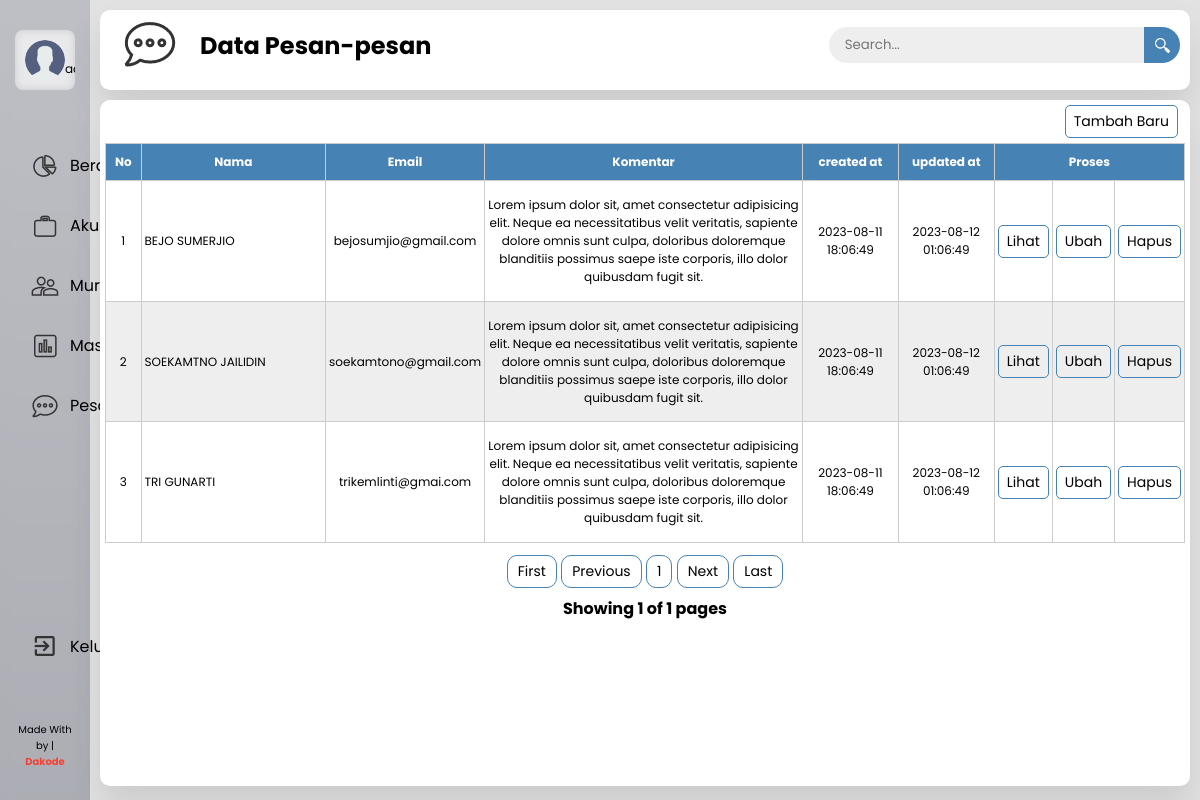
Page /admin/i-message.php (signed in) on the committed database.
### tables this page shows
CREATE TABLE `comments` (
  `id` int(15) NOT NULL,
  `nama` varchar(60) NOT NULL,
  `email` varchar(50) NOT NULL,
  `komentar` varchar(255) NOT NULL,
  `created_at` timestamp NOT NULL DEFAULT current_timestamp(),
  `updated_at` datetime DEFAULT current_timestamp() ON UPDATE current_timestamp()
);

### admin/i-message.php (the view, shortened to what this page needs)
<?php
	if (isset($_SESSION['id']) && isset($_SESSION['nama']) && isset($_SESSION['email']) && isset($_SESSION['username'])) {
?>
<!DOCTYPE html>
<html>
<head>
	<link rel="stylesheet" href="../css/cms-style.css">
</head>
<?php
	if (isset($_GET['page-nr'])) {
		$id = $_GET['page-nr'];
	} else{
		$id = 1;
	}
 ?>
<body id="<?php echo $id ?>">
	<section class="header-sec">
		<div class="header" id="header">
			<div class="side-nav">
				<div class="user">
					<img src="../images/user-default.png" class="user-img">
				</div>
				<ul>
					<li><img src="../images/dashboard.png"><a href="cms-index.php">Beranda</a></li>
					<li><img src="../images/projects.png"><a href="i-account.php?page-nr=1">Akun</a></li>
					<li><img src="../images/members.png"><a href="i-student.php?page-nr=1">Murid</a></li>
					<li><img src="../images/reports.png"><a href="i-comment.php?page-nr=1">Masukan</a></li>
					<li><img src="../images/messages.png"><a href="i-message.php?page-nr=1">Pesan</a></li>
				</ul>
				<ul class="logout">
					<li><img src="../images/logout.png"><a href="../Models/logout.php">Keluar</a></li>
				</ul>
			</div>
		</div>
	</section>
	<section class="main-table">
		<div class="head-table">
			<img src="../images/messages.png" id="icon-title">
			<h2>Data Pesan-pesan</h2>
			<form action="#" class="head-search">
				<div class="form-input">
					<input type="search" placeholder="Search...">
					<button type="submit" class="search-btn"><img src="../images/icon-search.png"></button>
				</div>
			</form>
		</div>
		<div class="table">
			<div class="tambah">
				<a href="create.php" id="tambah">Tambah Baru</a>
			</div>
			<table border="1">
				<tr bgcolor="steelblue">
					<th width="50"><center>No
					<th width="270"><center>Nama
					<th width="120"><center>Email
					<th width="500"><center>Komentar
					<th width="130"><center>created at
					<th width="130"><center>updated at
					<th colspan="3"><center>Proses
				</tr>
				<?php
				require('../Models/connect_db.php');
				$start = 0;
				$perPage = 10;
				$query = "SELECT * FROM comments";
				$records = mysqli_query($conn, $query);
				$no_rows =$records->num_rows;
				$pages = ceil($no_rows / $perPage);
				$sql = "SELECT * FROM comments LIMIT $start, $perPage";
				$result = mysqli_query($conn, $sql);
				$no = 1;
				while ($show = mysqli_fetch_array($result)) {
					$color = ($no %2 == 1) ? "white":"#eee";
					echo "
					<tr bgcolor='$color'>
					<td align='center'>$show[id]</td>
					<td>$show[nama]</td>
					<td align='center'>$show[email]</td>
					<td align='center'>$show[komentar]</td>
					<td align='center'>$show[created_at]</td>
					<td align='center'>$show[updated_at]</td>
					<td align='center'><a href='' id='show'>Lihat</a></td>
					<td align='center'><a href='' id='edit'>Ubah</a></td>
					<td align='center'><a href='' id='delete'>Hapus</a></td>
					</tr>
					";
					$no++;
				}
				?>
			</table>
			<div class="page">
				<div class="pagination">
					<a href="?page-nr=1">First</a>
					<?php
						if (isset($_GET['page-nr']) && $_GET['page-nr'] >1) {
							?>
								<a href="?page-nr=<?php echo $_GET['page-nr'] -1 ?>">Previous</a>
							<?php
						} else {
							?>
								<a>Previous</a>
							<?php
						}
					 ?>
					<div class="page-numbers">
						<?php
							for ($i=1; $i <= $pages; $i++) {
								?>
									<a href="?page-nr=<?php echo $i ?>"><?php echo $i ?></a>
								<?php
							}
						 ?>
					</div>
					<?php
						if (!isset($_GET['page-nr'])) {
							?>
								<a href="?page-nr=2">Next</a>
							<?php
						}
					 ?>
					<a href="?page-nr=<?php echo $pages ?>">Last</a>
					<div class="page-info">
						<?php
							if (!isset($_GET['page-nr'])) {
								$page = 1;
							} else{
								$page = $_GET['page-nr'];
							}
						 ?>
						Showing <?php echo $page ?> of <?php echo $pages ?> pages
					</div>
				</div>
			</div>
		</div>
	</section>
</body>
</html>
<?php } else{
	echo "<script type='text/javascript'>alert('Please check again!');</script>";
}?>

### css/cms-style.css (style rules this page uses)
* { margin: 0; padding: 0; box-sizing: border-box; font-family: 'Poppins', sans-serif; }
body { display: flex; flex-direction: row; background: rgb(226, 226, 226); }
.header { width: 90px; height: 100vh; background-image: linear-gradient(rgba(4, 9, 30, 0.6), rgba(4, 9, 30, 0.8)),url(../images/banner.png); background-position: center; background-size: cover; transition: width 0.7s; }
.side-nav { width: 90px; height: 100%; position: fixed; top: 0; left: 0; padding: 30px 15px; background: rgba(255, 255, 255, 0.6); backdrop-filter: blur(5px); display: flex; justify-content: space-between; flex-direction: column; transition: width 0.7s; }
.user { display: flex; align-items: center; justify-content: space-between; width: 60px; font-size: 12px; padding: 10px; border-radius: 8px; margin-left: auto; margin-right: auto; overflow: hidden; }
.user-img { width: 40px; border-radius: 50%; margin: auto; }
.logout { list-style: none; padding-top: 120px; }
ul { list-style: none; padding: 0 15px; }
ul li { margin: 30px 0; display: flex; align-items: center; justify-content: center; cursor: pointer; }
ul li img { width: 30px; margin-right: 0; }
.main-table { position: relative; padding: 10px; width: 100%; }
.table { display: flex; flex-direction: column; width: 100%; height: 88%; background: #fff; color: #000; border-radius: 10px; box-shadow: 0 20px 35px rgba(0, 0, 0, 0.1); }
.table .tambah { display: flex; justify-content: flex-end; padding-right: 12px; padding-top: 5px; }
.table table { border-collapse: collapse; font-size: 9pt; border: 1px solid #cccccc; margin: 5px; height: 50vh; }
.table td { padding: 3px; height: 25px; }
.table th { background-color: steelblue; color: white; height: 30px; }
.table a, td { text-decoration: none; }
.head-table { display: flex; justify-content: space-between; flex-direction: row; width: 100%; height: 10vh; background: #fff; margin-bottom: 10px; border-radius: 10px; box-shadow: 0 20px 35px rgba(0, 0, 0, 0.1); color: #000; text-decoration: none; }
.head-search { width: inherit; }
.head-search .form-input { display: flex; justify-content: flex-end; align-items: center; height: 36px; margin-top: 17px; margin-right: 10px; }
.head-search .form-input input { border: none; background: #eee; padding: 0 16px; border-radius: 36px 0 0 36px; outline: none; width: 65%; height: 100%; }
.head-search .form-input button { width: 36px; height: 100%; display: flex; justify-content: center; align-items: center; background: steelblue; color: #fff; font-size: 18px; border: none; outline: none; border-radius: 0 36px 36px 0; cursor: pointer; }
.head-search .form-input button img { height: 15px; width: 15px; }
#icon-title { margin-left: 20px; margin-top: 4px; height: 60px; }
.head-table h2 { margin-left: 20px; margin-top: 18px; width: 100%; }
.table a { display: inline-block; text-decoration: none; color: black; padding: 5px 8px; border: thin solid steelblue; border-radius: 5px; font-size: 14px; }
.table .page-info { font-size: 16px; font-weight: bold; }
.table .pagination { margin-top: 20px; }
.table .page-numbers { display: inline-block; }
.page { display: flex; align-self: center; }
.table .page a { display: inline-block; text-decoration: none; color: black; padding: 5px 10px; border: thin solid steelblue; border-radius: 10px; font-size: 14px; }
.table .page .page-info { font-size: 16px; font-weight: bold; text-align: center; margin-top: 8px; }
.table .page .pagination { margin-top: 7px; }
.table .page .page-numbers { display: inline-block; }

### rows in the picture
comments: id "1", nama "BEJO SUMERJIO", email "bejosumjio@gmail.com", komentar "Lorem ipsum dolor sit, amet consectetur adipisicing elit. Neque ea necessitatibus velit veritatis, sapiente dolore omnis sunt culpa, doloribus doloremque blanditiis possimus saepe iste corporis, illo dolor quibusdam fugit sit.", created_at "2023-08-11 18:06:49", updated_at "2023-08-12 01:06:49"
comments: id "2", nama "SOEKAMTNO JAILIDIN", email "soekamtono@gmail.com", komentar "Lorem ipsum dolor sit, amet consectetur adipisicing elit. Neque ea necessitatibus velit veritatis, sapiente dolore omnis sunt culpa, doloribus doloremque blanditiis possimus saepe iste corporis, illo dolor quibusdam fugit sit.", created_at "2023-08-11 18:06:49", updated_at "2023-08-12 01:06:49"
comments: id "3", nama "TRI GUNARTI", email "trikemlinti@gmai.com", komentar "Lorem ipsum dolor sit, amet consectetur adipisicing elit. Neque ea necessitatibus velit veritatis, sapiente dolore omnis sunt culpa, doloribus doloremque blanditiis possimus saepe iste corporis, illo dolor quibusdam fugit sit.", created_at "2023-08-11 18:06:49", updated_at "2023-08-12 01:06:49"

### other values in the picture
$page "1"
$pages "1"
